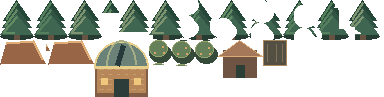
#> input picture art/foreground.png, 384 x 97 px, found by its file name
$ python paint-room-pilots.py
#> lines starting #> are read from the running program, lines starting #| are printed output that depends on the picture
#!/usr/bin/env python3
"""Paint the room backdrops and foreground atlas at 1×. Requires Pillow."""

import argparse
import json
import re
import random
from pathlib import Path

from PIL import Image, ImageDraw

ROOM = (360, 180)
TILE = 16


def room(color):
#> called with color = '#465a44'
    image = Image.new("RGB", ROOM, color)
    return image, ImageDraw.Draw(image)


def stones(draw, box, width, height, colors, seed):
    """Lay staggered, upper-left-lit blocks inside a bounded surface."""
    left, top, right, bottom = box
    mortar, shade, mid, light = colors
    rng = random.Random(seed)
    draw.rectangle(box, fill=mortar)
    for row, y in enumerate(range(top, bottom, height)):
        for x in range(left - (width // 2 if row % 2 else 0), right, width):
            x0, x1, y1 = max(left, x), min(right, x + width - 2), min(bottom, y + height - 2)
            if x1 <= x0:
                continue
            draw.rectangle((x0, y, x1, y1), fill=rng.choice((shade, mid, mid)))
            draw.line((x0 + 1, y, x1 - 1, y), fill=light)
            if y1 > y + 3 and x1 - x0 > 8 and rng.randrange(3) == 0:
                nick = rng.randrange(x0 + 3, x1 - 2)
                draw.line((nick, y + 3, nick + 2, y + 3), fill=light)


def grass_tile(rng, base):
#> called with base = '#495e45'
    tile = Image.new("RGB", (TILE, TILE), base)
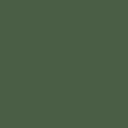
#> tile: PIL image 16x16 RGB (shown 8 times larger); mean R, G, B 73, 94, 69
    draw = ImageDraw.Draw(tile)
    for _ in range(36):
        x, y = rng.randrange(TILE), rng.randrange(TILE)
        shade = rng.choice(("#415443", "#526349", "#546647", "#3c5140", "#67744d"))
        draw.line((x, y, x + rng.randrange(1, 4), y), fill=shade)
    return tile


def canopy(oak, seed):
    sprite = Image.new("RGBA", (34, 40))
    draw = ImageDraw.Draw(sprite)
    draw.ellipse((1, 30, 32, 38), fill="#253529")
    draw.rectangle((14, 21, 19, 36), fill="#665642")
    draw.line((15, 25, 15, 36), fill="#a28455")
    if oak:
        crowns = [(6, 14, 29, 32), (2, 11, 21, 29), (13, 10, 31, 26), (9, 4, 27, 24)]
        for x0, y0, x1, y1 in crowns:
            draw.ellipse((x0, y0, x1, y1), fill="#2d4537")
            draw.ellipse((x0 + 1, y0, x1 - 4, y1 - 4), fill="#506348")
            draw.arc((x0 + 2, y0 + 1, x1 - 4, y1 - 2), 165, 276, fill="#788253", width=2)
    else:
        for top, half, bottom in [(12, 16, 33), (7, 12, 24), (2, 8, 15)]:
            draw.polygon([(16, top), (16 + half, bottom - 3), (23, bottom), (9, bottom), (16 - half, bottom - 3)], fill="#293f36")
            draw.polygon([(16, top + 1), (16, bottom - 3), (4 + 16 - half, bottom - 2), (16 - half, bottom - 3)], fill="#536d4f")
            draw.line((16, top + 1, 16 - half + 2, bottom - 4), fill="#7e8b5c", width=2)
            draw.line((17, bottom - 4, 16 + half - 2, bottom - 4), fill="#3c5542")
    rng = random.Random(seed)
    for _ in range(30):
        x, y = rng.randrange(2, 32), rng.randrange(5, 32)
        if sprite.getpixel((x, y))[:3] in {(80, 99, 72), (83, 109, 79)}:
            draw.point((x, y), fill="#6a7850")
    return sprite


def outdoor(art):
    image, draw = room("#465a44")
    rng = random.Random(204)
    tiles = [grass_tile(rng, color) for color in ("#495e45", "#4b5f46", "#485d46", "#465a42")] * 2
#> the loop in grass_tile (call 2), `for _ in range(36):` made 36 passes
#> (x, y) on passes 1 to 12: (14, 11), (8, 12), (11, 2), (2, 11), (11, 3), (12, 0), (11, 12), (2, 3), (7, 13), (6, 11), (9, 12), (14, 4)
#> tiles = 8 items
    for y in range(0, ROOM[1], TILE):
        for x in range(0, ROOM[0], TILE):
            image.paste(rng.choice(tiles), (x, y))

    # Connected east and north routes, aligned to the original door thresholds.
    outline = [(0, 111), (297, 111), (297, 0), (329, 0), (329, 125), (323, 132), (360, 112), (360, 136), (0, 136)]
    path = Image.new("1", ROOM)
#> path: PIL image 360x180 1; every value is 0
    edge = ImageDraw.Draw(path)
    edge.polygon(outline, fill=1)
    edge.rectangle((310, 112, 359, 135), fill=1)
    image.paste("#796f52", mask=path)
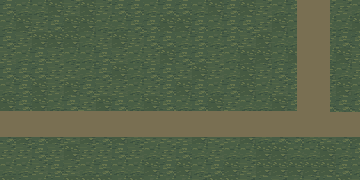
#> image: PIL image 360x180 RGB; mean R, G, B 84.9, 98.4, 72.1
    draw.polygon([(0, 114), (300, 114), (300, 0), (326, 0), (326, 117), (359, 115), (359, 132), (0, 132)], fill="#9b8963")
    for x in range(0, 298, 4):
        for y, direction in ((113, 1), (133, -1)):
            length = rng.randrange(1, 5)
            draw.line((x, y, x + length, y + direction * rng.randrange(3)), fill=rng.choice(("#687252", "#536649", "#7a7955")))
    for y in range(0, 107, 4):
        for x, direction in ((298, 1), (328, -1)):
            draw.line((x, y, x + direction * rng.randrange(3), y + rng.randrange(3)), fill="#6c7653")
    for x, y, dx, dy in [(x, edge, 0, step) for x in range(3, 298, 5) for edge, step in ((113, 1), (133, -1))] + [(edge, y, step, 0) for y in range(1, 108, 5) for edge, step in ((298, 1), (328, -1))]:
        if rng.randrange(4) == 0:
            draw.line((x, y, x + 3 * dx, y + 3 * dy), fill="#57694b")
            draw.point((x + 2 * dx + dy, y + 2 * dy + dx), fill="#728054")
        elif rng.randrange(5) == 0:
            draw.point((x + 5 * dx, y + 5 * dy), fill="#bcaa80")
#> this loop made 162 passes
#> (x, y, dy) on passes 1 to 3: (3, 113, 1), (3, 133, -1), (8, 113, 1)
    for _ in range(180):
        x, y = rng.randrange(360), rng.randrange(180)
        if image.getpixel((x, y)) == (155, 137, 99):
            draw.line((x, y, x + 1, y), fill=rng.choice(("#a6926b", "#8d7d59")))
#> this loop made 180 passes
#> (x, y) on passes 1 to 3: (139, 178), (105, 159), (308, 44)
    for x, y in [(17, 93), (76, 95), (107, 39), (143, 25), (212, 18), (281, 35), (341, 94), (94, 155), (178, 155), (250, 148), (280, 165)]:
        draw.ellipse((x - 5, y, x + 5, y + 4), fill="#394f40")
        draw.ellipse((x - 4, y - 3, x + 4, y + 2), fill="#65754e")
        draw.line((x - 3, y - 1, x + 1, y - 3), fill="#879262")
        draw.point((x + 2, y - 1), fill="#bcad75")

    # Keep the shared atlas's original regions intact. The approach gets its own strip.
    atlas_path = art / "foreground.png"
    atlas = Image.open(atlas_path).convert("RGBA")
#> atlas is the input picture: PIL image 384x97 RGBA; mean R, G, B, A 38.3, 40.7, 30.9, 98.1
    strip_y = 97
    expanded = Image.new("RGBA", (atlas.width, strip_y + 40))
#> expanded: PIL image 384x137 RGBA; every value is 0
    expanded.paste(atlas.crop((0, 0, atlas.width, strip_y)))
    pines = [canopy(False, 82), canopy(True, 9), canopy(False, 12)]
#> in canopy, `sprite = Image.new("RGBA", (34, 40))`: sprite: PIL image 34x40 RGBA; every value is 0
    for index, sprite in enumerate(pines):
        expanded.paste(sprite, (index * 34, strip_y))
#> this loop made 3 passes
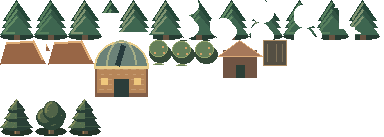
#> expanded: PIL image 384x137 RGBA; mean R, G, B, A 29.6, 32.2, 24.4, 80.4; transparent parts drawn white
    for x, y, index in [(12, 29, 0), (52, 40, 1), (243, 9, 2), (320, 123, 2), (11, 125, 1)]:
        sprite = pines[index]
        image.paste(sprite, (x, y), sprite)
#> this loop made 5 passes
#> pass 1, in outdoor, `sprite = pines[index]`:
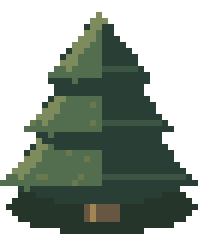
#> sprite: PIL image 34x40 RGBA (shown 6 times larger); mean R, G, B, A 30.8, 41.4, 32, 134.6; transparent parts drawn white
#> after the loop:
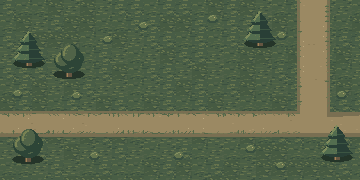
#> image: PIL image 360x180 RGB; mean R, G, B 88.6, 101.2, 74
    expanded.save(atlas_path)
    image.save(art / "room-0.webp", lossless=True)


def castle_lab(art):
    image, draw = room("#433a37")
#> call 2 of room, with color = '#433a37'
#> in room (call 2), `image = Image.new("RGB", ROOM, color)`:
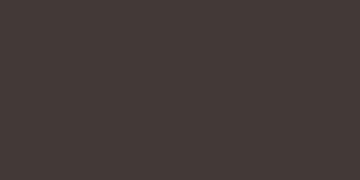
#> image: PIL image 360x180 RGB; mean R, G, B 67, 58, 55
    stones(draw, (0, 29, 359, 175), TILE * 2, TILE, ("#413b39", "#5a5550", "#605b52", "#71695d"), 34)
    stones(draw, (0, 0, 359, 28), TILE * 2, 11, ("#4e4138", "#80634c", "#8a6d53", "#a78665"), 67)
    draw.rectangle((0, 26, 359, 27), fill="#bc9a70")
    draw.rectangle((0, 28, 359, 31), fill="#544438")
    draw.rectangle((0, 32, 359, 35), fill="#48413c")
    draw.rectangle((0, 165, 359, 179), fill="#514941")
    draw.line((0, 165, 359, 165), fill="#7c7161")
    for x in (4, 348):
        draw.rectangle((x, 26, x + 6, 164), fill="#716152")
        draw.line((x + 1, 31, x + 1, 163), fill="#90806a")
    draw.line((54, 14, 302, 14), fill="#4e3a32", width=4)
    draw.line((54, 13, 302, 13), fill="#a88966")
    for x in (58, 102, 153, 202, 254, 298):
        draw.rectangle((x - 2, 10, x + 2, 19), fill="#594b42")
        draw.point((x - 1, 11), fill="#d0ac78")
    # The existing tracks and controls render over this recessed bay.
    draw.rectangle((52, 34, 307, 103), fill="#332d2c")
    draw.rectangle((54, 35, 305, 100), fill="#75624b")
    draw.line((55, 36, 304, 36), fill="#ac8f66")
    draw.rectangle((60, 40, 299, 97), fill="#253431")
    draw.rectangle((61, 41, 298, 94), fill="#2e3d3a")
    draw.line((61, 93, 298, 93), fill="#273532")
    draw.line((55, 98, 304, 98), fill="#a08760")
    for x in (55, 301):
        for y in (42, 94):
            draw.point((x + 1, y), fill="#c8aa79")
    image.save(art / "room-1.webp", lossless=True)
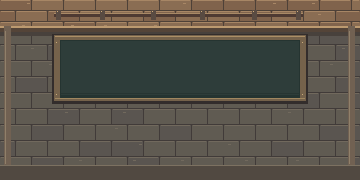
#> saved as room-1.webp: PIL image 360x180 RGB; mean R, G, B 88.6, 82.8, 72.6


# [181 lines left out: functions observatory, shelf, rug, sandstone_rooms, bay, cliff and 1 more, not called in this run]


# The runtime table remains the single source for sprite locations and depth.
def atlas_regions(scenery):
#> (the run stopped early here; a loop or call above may not have finished)
